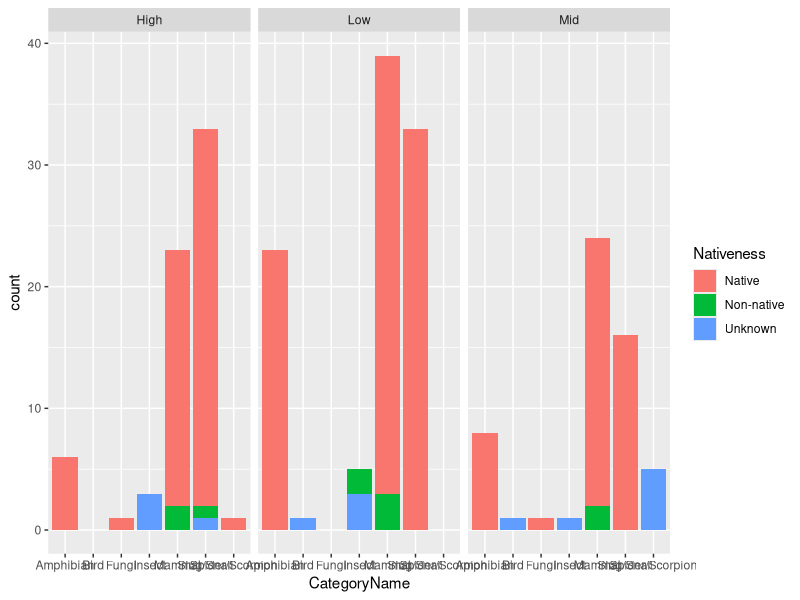

R code for this plot:
library(tidyverse)
library(dplyr)


# Read in cleaned data
nps_species <- read_csv("smoky_mountains.csv")

# Exclude vascular plants
nps_species <- nps_species %>%
  filter(TaxaGroup != "Vascular-plant") %>%
  filter(TaxaGroup != "Non-vascular plant") %>%
  filter(!grepl("Wide", ElevationRange))

# Categories
nps_species %>%
  count(ElevationRange)

# Expand data for overlapping ranges
expanded_data <- nps_species %>%
  mutate(Elevation_Group = case_when(
    ElevationRange == "Low" ~ "Low",
    ElevationRange == "Mid" ~ "Mid",
    ElevationRange == "High" ~ "High",
    ElevationRange == "Low and High" ~ "Low", # First group for Low and High
    ElevationRange == "Low to High" ~ "Low",  # First group for Low to High
    ElevationRange == "Low to Mid" ~ "Low",   # First group for Low to Mid
    ElevationRange == "Mid to High" ~ "Mid"   # First group for Mid to High
  )) %>%
  bind_rows(
    nps_species %>%
      filter(ElevationRange == "Low and High") %>%
      mutate(Elevation_Group = "High")
  ) %>%
  bind_rows(
    nps_species %>%
      filter(ElevationRange == "Low to High") %>%
      mutate(Elevation_Group = "Mid")
  ) %>%
  bind_rows(
    nps_species %>%
      filter(ElevationRange == "Low to High") %>%
      mutate(Elevation_Group = "High")
  ) %>%
  bind_rows(
    nps_species %>%
      filter(ElevationRange == "Low to Mid") %>%
      mutate(Elevation_Group = "Mid")
  ) %>%
  bind_rows(
    nps_species %>%
      filter(ElevationRange == "Mid to High") %>%
      mutate(Elevation_Group = "High")
  )

# Summarize counts for each group
result <- expanded_data %>%
  group_by(Elevation_Group) %>%
  count(ElevationRange)

# View result
print(result)

# Elevation groups for plotting
Low <- expanded_data %>%
  filter(Elevation_Group == "Low") %>%
  group_by(CategoryName)

Mid <- expanded_data %>%
  filter(Elevation_Group == "Mid") %>%
  group_by(CategoryName) 

High <- expanded_data %>%
  filter(Elevation_Group == "High") %>%
  group_by(CategoryName)

# Combined Plot -------
expanded_data %>%
  ggplot(aes(x = CategoryName, fill = Nativeness)) +
  geom_bar() +
  facet_wrap(~ Elevation_Group)


